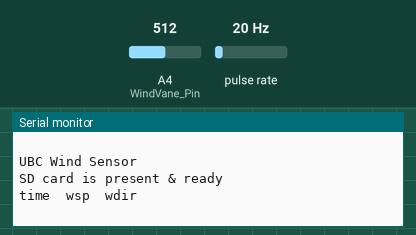
This sketch was run on a simulated Arduino Uno, built with avr-gcc and run on an emulated ATmega328P. Shown: the last lines printed to the serial monitor. Wiring (inferred from the names in the program): pulse sensor: data pin 2. The test bench sets the inputs (shaded band); at power-on: pulse rate 20 Hz, A4 (WindVane_Pin) = 512. Storage starts empty.

Above: at 1.2 s.
1.3 s: pulse rate (sensor on pin 2) set to 4 Hz
At 5.2 s:
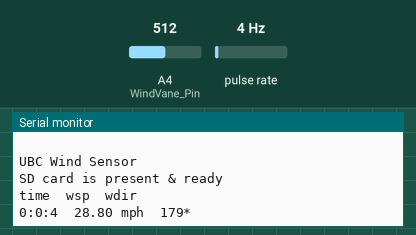
8.5 s: A4 (WindVane_Pin) set to 350
At 9.4 s:
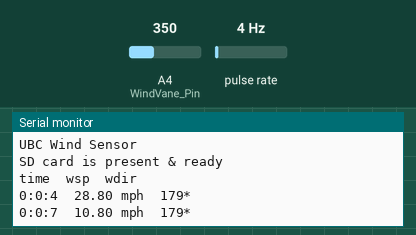
10.0 s: pulse rate (sensor on pin 2) set to 50 Hz
At 11.0 s:
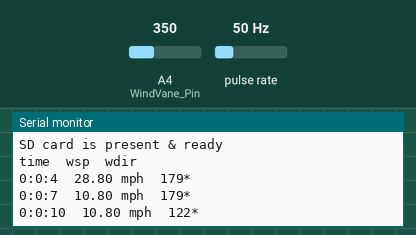
11.5 s: A4 (WindVane_Pin) set to 370
At 13.8 s:
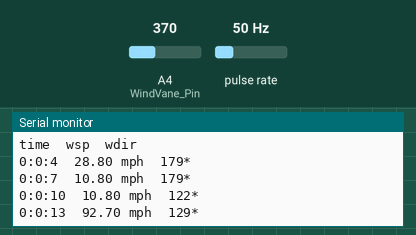
Timing chart, 0 to 14.0 s (numbered marks = the images above; inputs shaded):
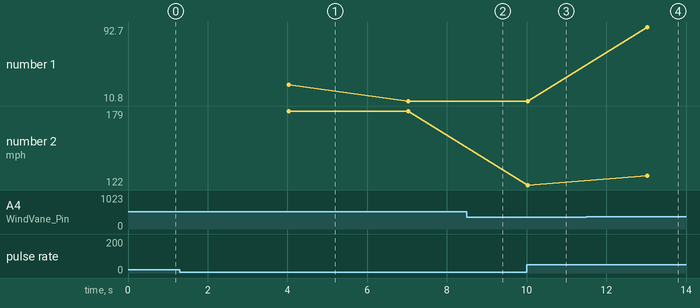

The sketch:

wind.ino
```cpp
#include "TimerOne.h"
#include <math.h>
#include <SD.h>
#include <SPI.h>


#define WindSensor_Pin (2) // digital pin for wind speed sensor
#define WindVane_Pin (A4) // analog pin for wind direction sensor
#define VaneOffset 0 // define the offset for caclulating wind direction


volatile bool isSampleRequired; // this is set every 2.5sec to generate wind speed
volatile unsigned int timerCount; // used to count ticks for 2.5sec timer count
volatile unsigned long rotations; // cup rotation counter for wind speed calcs
volatile unsigned long contactBounceTime; // timer to avoid contact bounce in wind speed sensor
volatile float windSpeed;

int vaneValue; // raw analog value from wind vane
int vaneDirection; // translated 0 - 360 wind direction
int calDirection; // calibrated direction after offset applied
int lastDirValue; // last recorded direction value

const int chipSelect = 10; // pin with sd card connected
//File myFile;


static char fileName[] = "windtest.txt";
static char header[] = {"time\twsp\twdir"};


void setup() {
  // This prevents any pins floating.
  //for (byte i = 2 ; i <= 19 ; i++)
  //  pinMode (i, INPUT_PULLUP);

  // setup anemometer values
  lastDirValue = 0;
  rotations = 0;
  isSampleRequired = false;

  // setup timer values
  timerCount = 0;

  Serial.begin(9600);
  Serial.println(" ");
  Serial.println("UBC Wind Sensor");

  Serial.begin(9600);
  if (SD.begin(chipSelect)) {
    Serial.println("SD card is present & ready");
  } else {
    Serial.println("SD card missing or failure");
    while (1); //wait here forever
  }

  File myFile = SD.open(fileName, FILE_WRITE);
  if (myFile) {
    myFile.println((char*)header);
    myFile.close();
    Serial.println((char*)header);
  }
  else {
    Serial.println("error opening .txt");
  }

  pinMode(WindSensor_Pin, INPUT_PULLUP);
  attachInterrupt(digitalPinToInterrupt(WindSensor_Pin), isr_rotation, FALLING);

  //pinMode(WindSensor_Pin, INPUT_PULLUP);
  //attachInterrupt(digitalPinToInterrupt(WindSensor_Pin), isr_rotation, RISING);

  // setup the timer for 0.5 second
  Timer1.initialize(500000);
  Timer1.attachInterrupt(isr_timer);

 sei(); // Enable Interrupts

}

void loop() {

//    getWindDirection();
//    if (abs(calDirection - lastDirValue) > 5) {
//      lastDirValue = calDirection;
//    }

  if (isSampleRequired) {
    getWindDirection();
    unsigned long prMillis = millis();
    while (millis() - prMillis < 1000) {
      ;
    }
    prMillis = millis() / 1000;
    byte sec = prMillis % 60;
    prMillis = prMillis / 60;
    byte min = prMillis % 60;
    prMillis = prMillis / 60;
    byte hrs = prMillis % 24;

    Serial.print(hrs);
    Serial.print(':');
    Serial.print(min);
    Serial.print(':');
    Serial.print(sec);
    Serial.print("\t");

    Serial.print(windSpeed);
    Serial.print(" mph\t");
    Serial.print(calDirection);

    Serial.println("*");
    File myFile = SD.open(fileName, FILE_WRITE);
    if (myFile) // it opened OK
    {
      //Serial.println("Writing to windtest.txt");
      myFile.print(hrs);
      myFile.print(':');
      myFile.print(min);
      myFile.print(':');
      myFile.print(sec);
      myFile.print("\t");
      myFile.print(windSpeed);
      myFile.print("\t");
      myFile.println(calDirection);
      myFile.close();
    } else{
      Serial.println("Error opening simple.txt");
    }
    isSampleRequired = false;
    //Serial.end(); // not sure if needed

  }
}

// Interrupt handler routine for timer interrupt
void isr_timer() {
  timerCount++;
  if (timerCount == 6) {
    windSpeed = rotations * 0.9;
    rotations = 0;
    isSampleRequired = true;
    timerCount = 0;
  }
}


// Interrupt handler routine to increment the rotation count for wind speed
void isr_rotation() {
  if ((millis() - contactBounceTime) > 15) { // debounce the switch contact
    rotations++;
    contactBounceTime = millis();
  }
}


// Get Wind Direction
void getWindDirection() {
  //vaneValue = analogRead(WindVane_Pin);
 // vaneDirection = (vaneValue / 1024.0) * 360.0;
  vaneValue = analogRead(WindVane_Pin);
  vaneDirection = map(vaneValue, 0, 1023, 0, 359);
  calDirection = vaneDirection + VaneOffset;
  if (calDirection > 360)
    calDirection = calDirection - 360;

  if(calDirection < 0)
    calDirection = calDirection + 360;
}
```

Measured:
- after the input at 1.3 s, the serial monitor: prints a new line after 2.7 s (image 1)
- after the input at 11.5 s, the serial monitor: prints a new line after 1.5 s (image 4)
- plotted number 2: 122 → 129 after the input at 11.5 s
